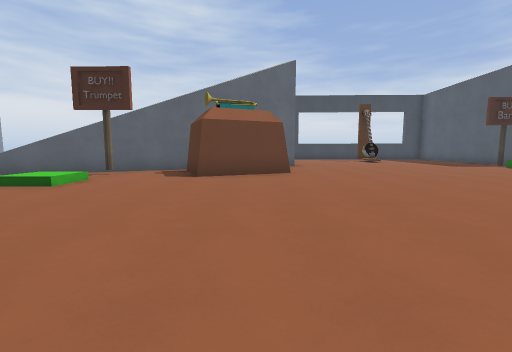
View 1 (above)

24 first-person views from a walk through a 3-D level made in the Godot game engine. The camera is 1.3 m above the floor, tilts 6° down and sees 90° across. The floor is counted in squares, 2 m on a side. Each view is taken from the middle of a square. On the plan, view 1 faces up. The plan holds only what a view shows up to about 9 squares ahead; the rest is blank. The place goes on beyond the plan. Surface patterns are stand-ins for the level's own textures.

View 2
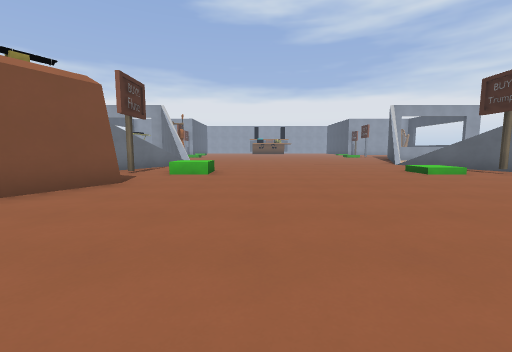

View 3
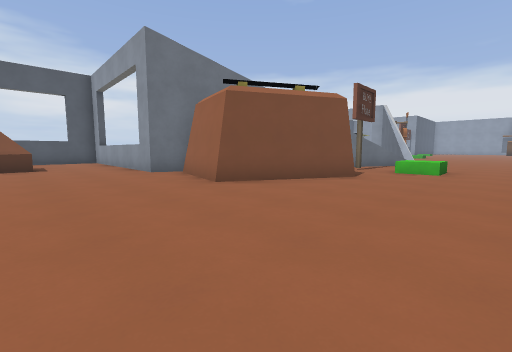

View 4
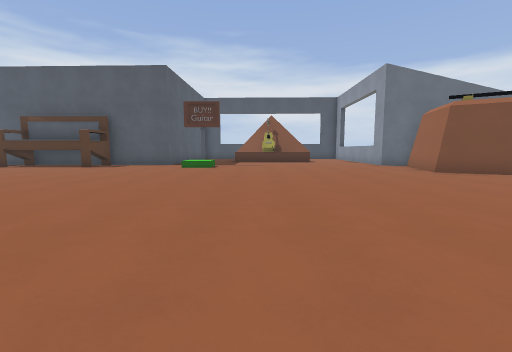

View 5
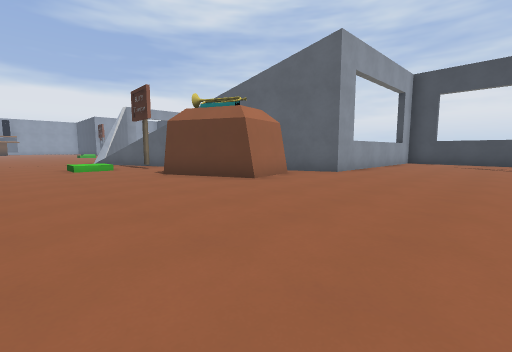

View 6
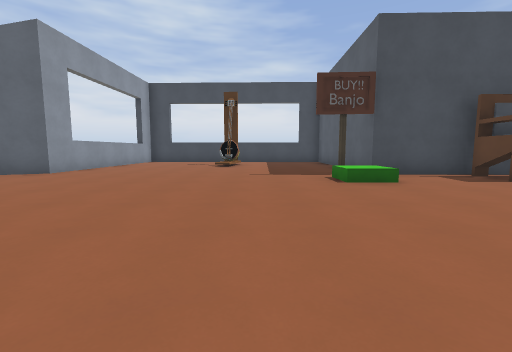

View 7
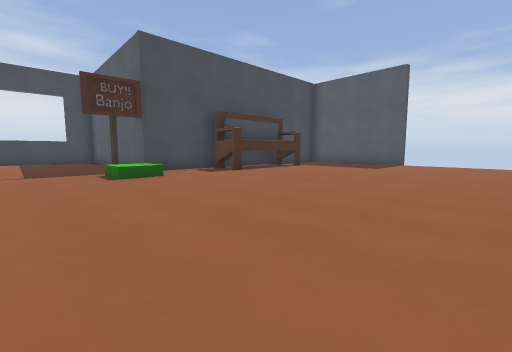

View 8
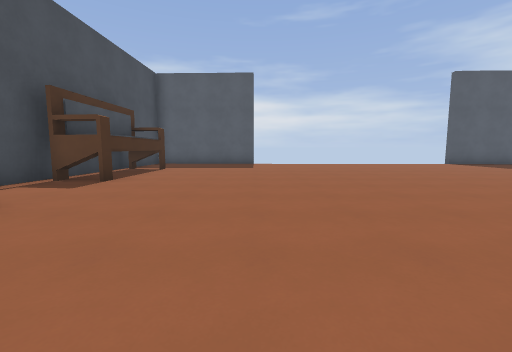

View 9
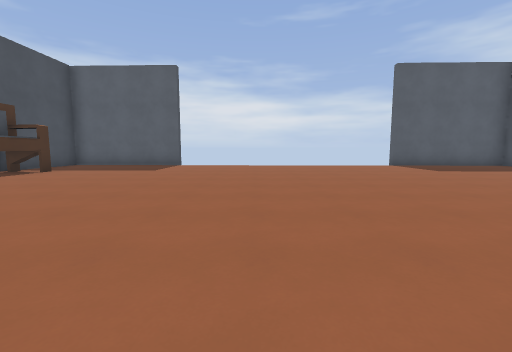

View 10
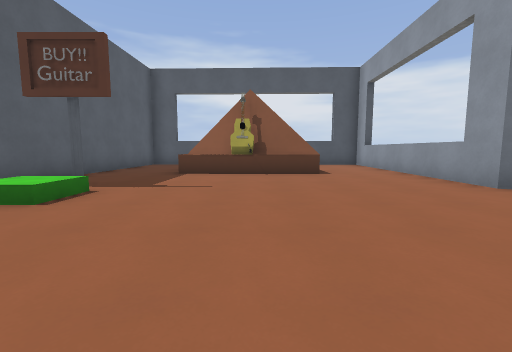

View 11
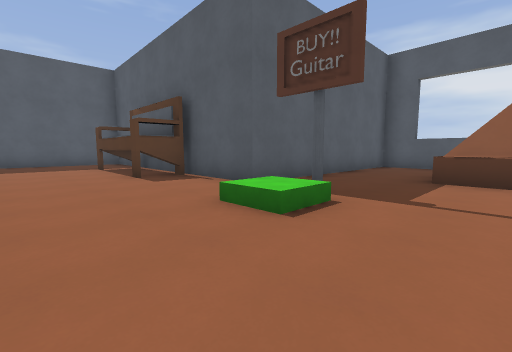

View 12
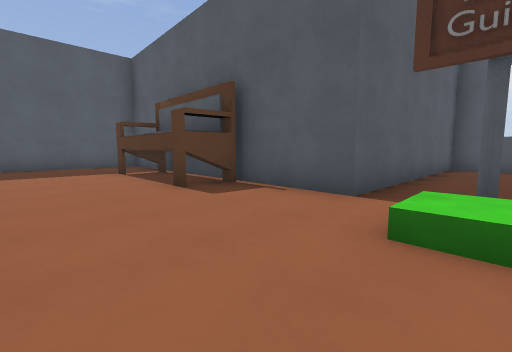

View 13
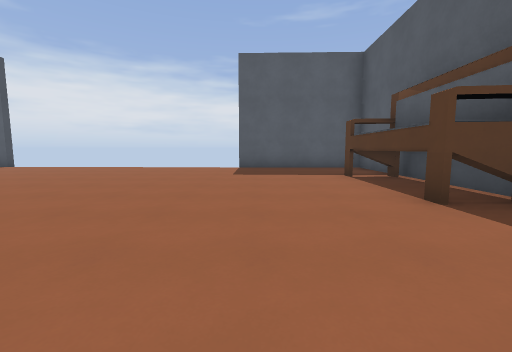

View 14
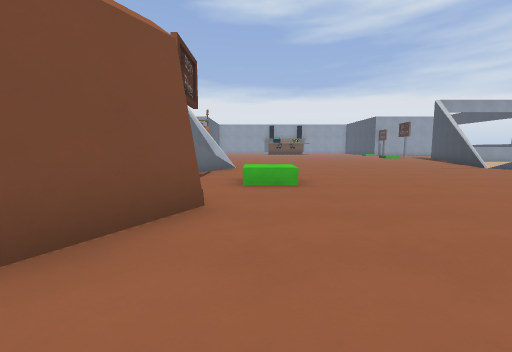

View 15
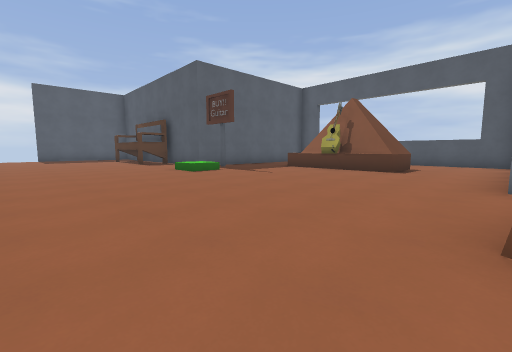

View 16
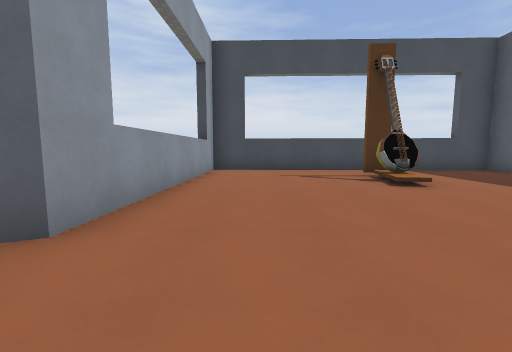

View 17
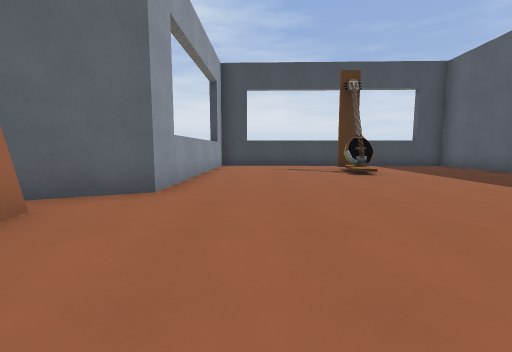

View 18
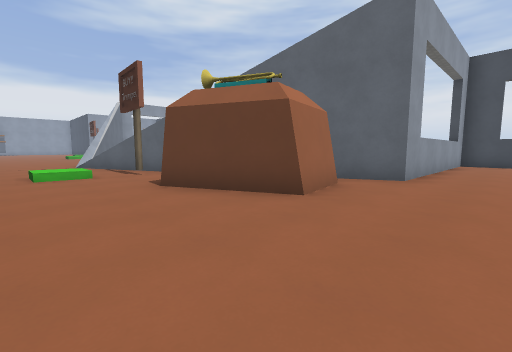

View 19
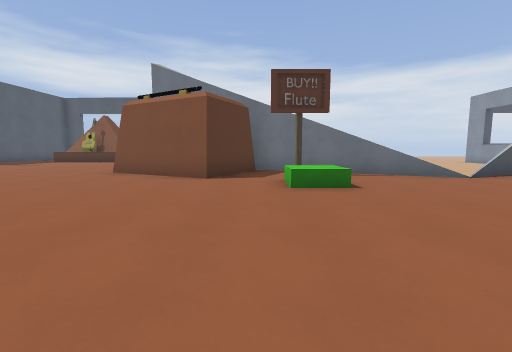

View 20
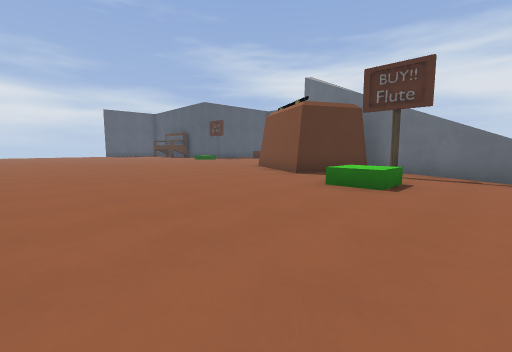

View 21
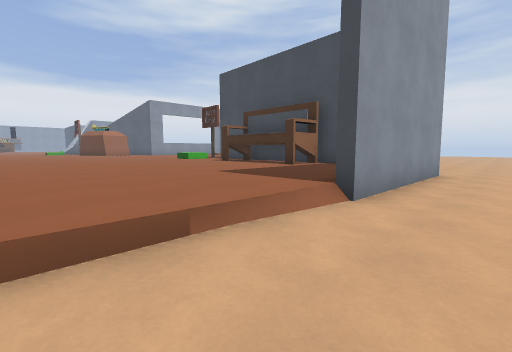

View 22
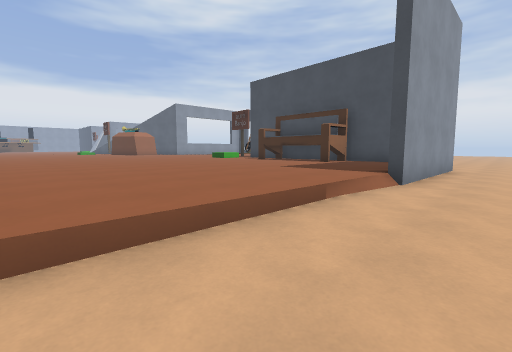

View 23
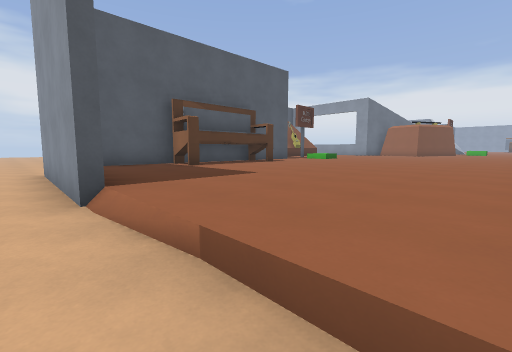

View 24
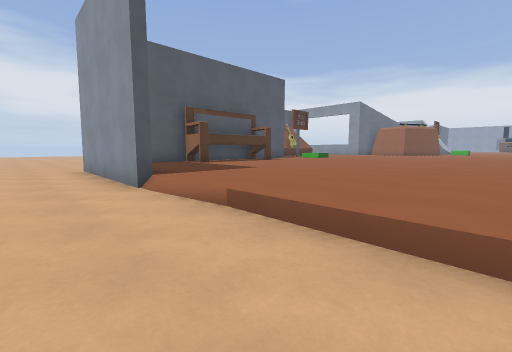

### Floor plan
Key: @ floor where view 1 was taken; # wall or solid block; x gap in a wall; . main floor; : floor 0.25 m higher than the main floor; - floor 0.5 m lower than the main floor; / step, stairs or slope; = window, fence, low wall or low ledge; ^ raised ledge; S sign; G guitar.
Columns run from 8 left of view 1 to 20 right of it. Each row starts with its distance up from view 1.
 16          ##########
 15          #........#
 14          #....:...#        --
 13          #....:...#        --
 12          #........#        --
 11          #........#        --
 10         ##.......S####     --
  9         #........//..######--
  8     #####........//..###..#--
  7  ###S.###.................#--
  6 x=........................#--
  5 ....:......................--
  4 ...........................--
  3 ...........................--
  2 ...........................--
  1 ...........................--
  0 ........@................./--
 -1 ........................../--
 -2 ....^...................../--
 -3 x#..S.##................../--
 -4  ####.###.................#--
 -5     ### #.................#--
 -6         #......./.........#--
 -7         ##....../.. ####..#--
 -8          #....../###   ####--
 -9          #.......#        ---
-10          #..#G^^.#        ---
-11          #..####.#        ---
-12          #..    .#        --
-13          #.     .#
-14          ##    ###

Where each view was taken, in squares from view 1:
view 1: 0 up, 0 right, facing up
view 2: 0 up, 3 right, facing left
view 3: 0 up, 4 right, facing down-left
view 4: 3 up, 6 right, facing down
view 5: 3 up, 5 right, facing up-left
view 6: 3 up, 7 right, facing up
view 7: 2 up, 7 right, facing up-right
view 8: 5 up, 7 right, facing right
view 9: 2 up, 8 right, facing right
view 10: 3 down, 5 right, facing down
view 11: 4 down, 6 right, facing down-right
view 12: 4 down, 8 right, facing down-right
view 13: 4 down, 9 right, facing right
view 14: 2 down, 1 right, facing left
view 15: 2 down, 1 right, facing down-right
view 16: 8 up, 3 right, facing up
view 17: 6 up, 3 right, facing up
view 18: 4 up, 3 right, facing up-left
view 19: 3 up, 3 left, facing down
view 20: 3 up, 6 left, facing down-right
view 21: 2 up, 20 right, facing up-left
view 22: 0 up, 20 right, facing up-left
view 23: 0 up, 19 right, facing down-left
view 24: 1 up, 20 right, facing down-left
